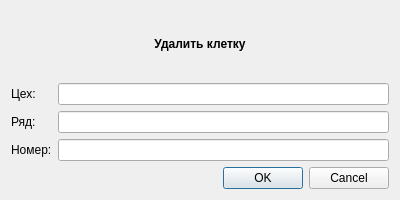
<?xml version="1.0" encoding="UTF-8"?>
<ui version="4.0">
 <class>DeleteCageDialog</class>
 <widget class="QDialog" name="DeleteCageDialog">
  <property name="geometry">
   <rect>
    <x>0</x>
    <y>0</y>
    <width>400</width>
    <height>200</height>
   </rect>
  </property>
  <property name="windowTitle">
   <string>Dialog</string>
  </property>
  <layout class="QGridLayout" name="gridLayout">
   <item row="1" column="0">
    <widget class="QLabel" name="label_2">
     <property name="text">
      <string>Цех:</string>
     </property>
    </widget>
   </item>
   <item row="1" column="1">
    <widget class="QLineEdit" name="manufactoryLineEdit"/>
   </item>
   <item row="2" column="0">
    <widget class="QLabel" name="label_3">
     <property name="text">
      <string>Ряд:</string>
     </property>
    </widget>
   </item>
   <item row="2" column="1">
    <widget class="QLineEdit" name="rowLineEdit"/>
   </item>
   <item row="3" column="0">
    <widget class="QLabel" name="label_4">
     <property name="text">
      <string>Номер:</string>
     </property>
    </widget>
   </item>
   <item row="3" column="1">
    <widget class="QLineEdit" name="numberLineEdit"/>
   </item>
   <item row="4" column="0" colspan="2">
    <widget class="QDialogButtonBox" name="buttonBox">
     <property name="orientation">
      <enum>Qt::Horizontal</enum>
     </property>
     <property name="standardButtons">
      <set>QDialogButtonBox::Cancel|QDialogButtonBox::Ok</set>
     </property>
    </widget>
   </item>
   <item row="0" column="0" colspan="2">
    <widget class="QLabel" name="label">
     <property name="font">
      <font>
       <weight>75</weight>
       <bold>true</bold>
      </font>
     </property>
     <property name="text">
      <string>Удалить клетку</string>
     </property>
     <property name="alignment">
      <set>Qt::AlignCenter</set>
     </property>
    </widget>
   </item>
  </layout>
 </widget>
 <resources/>
 <connections>
  <connection>
   <sender>buttonBox</sender>
   <signal>accepted()</signal>
   <receiver>DeleteCageDialog</receiver>
   <slot>accept()</slot>
   <hints>
    <hint type="sourcelabel">
     <x>248</x>
     <y>254</y>
    </hint>
    <hint type="destinationlabel">
     <x>157</x>
     <y>274</y>
    </hint>
   </hints>
  </connection>
  <connection>
   <sender>buttonBox</sender>
   <signal>rejected()</signal>
   <receiver>DeleteCageDialog</receiver>
   <slot>reject()</slot>
   <hints>
    <hint type="sourcelabel">
     <x>316</x>
     <y>260</y>
    </hint>
    <hint type="destinationlabel">
     <x>286</x>
     <y>274</y>
    </hint>
   </hints>
  </connection>
 </connections>
</ui>
